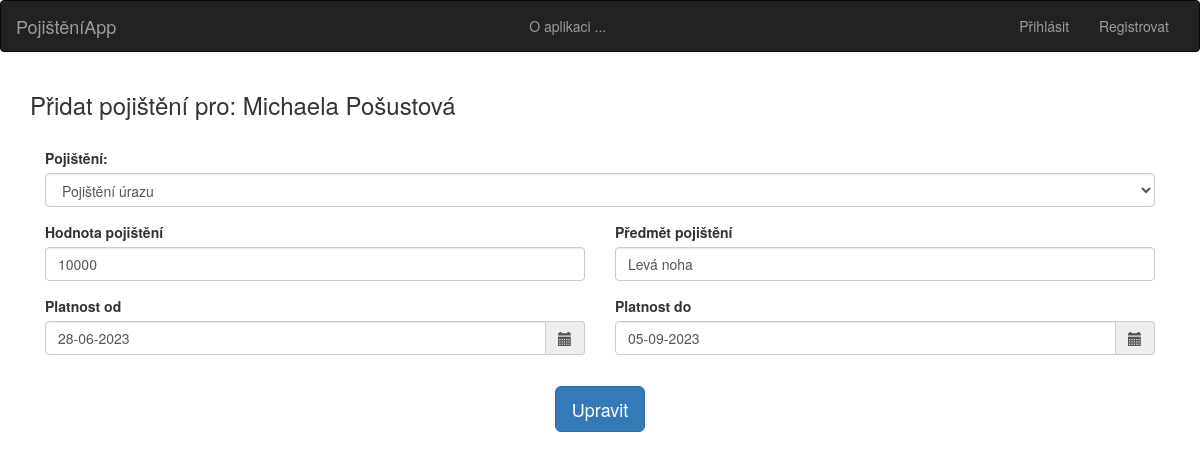
Page /uprava_pojisteni/23 on the committed database.
### tables this page shows
CREATE TABLE pojistenci (
    id integer primary key autoincrement,
    jmeno text not null,
    prijmeni  text not null,
    adresa  text not null,
    mesto  text not null,
    psc  integer not null,
    telefon  integer not null,
    email  text not null
);

CREATE TABLE pojistky (
    id integer primary key autoincrement,
    id_pojistence  integer not null,
    predmet_pojisteni text not null,
    typ_pojisteni text not null,
    castka integer not null,
    platnost_od text not null,
    platnost_do text not null
);

### app.py (the view, shortened to what this page needs)
@app.route('/uprava_pojisteni/<int:id>', methods=['POST', 'GET'])
def uprava_pojisteni(id):
    db = get_db()
    if request.method == 'GET':
        cur = db.execute('SELECT * FROM pojistky WHERE id=?', [id])
        result = cur.fetchone() # Vytažení uživatelovi pojistky
        pojistenec_cur = db.execute('SELECT * FROM pojistenci WHERE id=?', [result['id_pojistence']])
        result_pojistenec = pojistenec_cur.fetchone() # Uživatel pro kterého je pojistka sjednaná
        pojisteni_cur = db.execute('SELECT predmet_pojisteni FROM pojisteni')
        result_pojisteni = pojisteni_cur.fetchall() # List všech možných pojištění, které pojistitel nabízí
        return render_template('uprava_pojisteni.html', pojistka = result, pojisteni = result_pojisteni, pojistenec = result_pojistenec)

### database.py (called while the page is built)
def connect_db():
    sql = sqlite3.connect('/home/honza/Dokumenty/Python_Flask_Udemy/IT_Network_ZP_Plna_verze/pojisteni.db')
    sql.row_factory = sqlite3.Row
    return sql

def get_db():
    if not hasattr(g, 'sqlite_db'):
        g.sqlite_db = connect_db()
    return g.sqlite_db

### templates/uprava_pojisteni.html (shortened to what this page needs)
{% extends 'base.html' %}
{% block body %}
<div class="container">
    <h3 class="">Přidat pojištění pro: {{ pojistenec['jmeno'] }} {{ pojistenec['prijmeni'] }}</h3>
    <form method="POST" >
        <div class="container">
            <br/>
        </div>
        <div class="form-row">
            <div class="form-group col-md-12">
                <label for="sel1">Pojištění:</label>
                <select name="pojisteni" class="custom-select form-control" id="sel1" required>
                    <option selected >{{ pojistka['typ_pojisteni'] }}</option>
                </select>
            </div>
        </div>
        <div class="form-row">
            <div class="form-group col-md-6">
                <label for="inputEmail4">Hodnota pojištění</label>
                <input type="number" name="castka" class="form-control" id="inputEmail4" placeholder="Částka"
                       value="{{ pojistka['castka'] }}"
                       required>
            </div>
            <div class="form-group col-md-6">
                <label for="inputPassword4">Předmět pojištění</label>
                <input type="text" name="predmet_pojisteni" class="form-control" id="inputPassword4"
                       placeholder="Předmět pojištění" value="{{ pojistka['predmet_pojisteni'] }}">
            </div>
        </div>
        <div class="form-row">
            <div class="form-group col-md-6">
                <label for="inputAddress1">Platnost od</label>
                <div class='input-group date' id='datetimepicker1'>
                    <input type='text' class="form-control" name="platnost_od" placeholder="dd.mm.yyyy"
                           id="inputAddress1" required value="{{ pojistka['platnost_od'] }}">
                    <span class="input-group-addon">
                            <span class="glyphicon glyphicon-calendar"></span>
                        </span>
                </div>
            </div>
            <div class="form-group col-md-6">
                <label for="inputAddress2">Platnost do</label>
                <div class='input-group date' id='datetimepicker2'>
                    <input type='text' class="form-control" name="platnost_do" placeholder="dd.mm.yyyy"
                           id="inputAddress2" required value="{{ pojistka['platnost_do'] }}">
                    <span class="input-group-addon">
                            <span class="glyphicon glyphicon-calendar"></span>
                        </span>
                </div>
            </div>
        </div>
        <div class="form-row">
            <div class="form-group col-md-6">
            </div>
        </div>
        <div class="col-md-12">
            <div class="article_wrapper">
                <button name="submit" class="btn btn-lg btn-primary" role="button">Upravit</button>
            </div>
        </div>
    </form>
</div>
{% endblock %}

### static/theme.css (style rules this page uses)
html, body { height: 100%; }
.container, .row { height: 100%; min-height: 80%; }
.article_wrapper { text-align: center; background-color:none; }

### rows in the picture
pojistenci: jmeno "Michaela", prijmeni "Pošustová"
pojistky: pojisteni "Pojištění úrazu", castka "10000", predmet_pojisteni "Levá noha", platnost_od "28-06-2023", platnost_do "05-09-2023"
